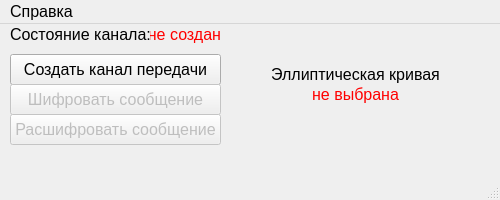
<?xml version="1.0" encoding="UTF-8"?>
<ui version="4.0">
 <class>MainWindow</class>
 <widget class="QMainWindow" name="MainWindow">
  <property name="enabled">
   <bool>true</bool>
  </property>
  <property name="geometry">
   <rect>
    <x>0</x>
    <y>0</y>
    <width>500</width>
    <height>200</height>
   </rect>
  </property>
  <property name="minimumSize">
   <size>
    <width>500</width>
    <height>200</height>
   </size>
  </property>
  <property name="maximumSize">
   <size>
    <width>500</width>
    <height>200</height>
   </size>
  </property>
  <property name="font">
   <font>
    <pointsize>12</pointsize>
   </font>
  </property>
  <property name="windowTitle">
   <string>Демонстрация ECC</string>
  </property>
  <property name="documentMode">
   <bool>false</bool>
  </property>
  <widget class="QWidget" name="centralwidget">
   <widget class="QPushButton" name="create_channel">
    <property name="geometry">
     <rect>
      <x>10</x>
      <y>30</y>
      <width>211</width>
      <height>31</height>
     </rect>
    </property>
    <property name="font">
     <font>
      <pointsize>12</pointsize>
     </font>
    </property>
    <property name="text">
     <string>Создать канал передачи</string>
    </property>
   </widget>
   <widget class="QPushButton" name="encrypt_message">
    <property name="enabled">
     <bool>false</bool>
    </property>
    <property name="geometry">
     <rect>
      <x>10</x>
      <y>60</y>
      <width>211</width>
      <height>31</height>
     </rect>
    </property>
    <property name="font">
     <font>
      <pointsize>12</pointsize>
     </font>
    </property>
    <property name="text">
     <string>Шифровать сообщение</string>
    </property>
   </widget>
   <widget class="QPushButton" name="decrypt_message">
    <property name="enabled">
     <bool>false</bool>
    </property>
    <property name="geometry">
     <rect>
      <x>10</x>
      <y>90</y>
      <width>211</width>
      <height>31</height>
     </rect>
    </property>
    <property name="font">
     <font>
      <pointsize>12</pointsize>
     </font>
    </property>
    <property name="text">
     <string>Расшифровать сообщение</string>
    </property>
   </widget>
   <widget class="QLabel" name="label">
    <property name="geometry">
     <rect>
      <x>10</x>
      <y>0</y>
      <width>141</width>
      <height>20</height>
     </rect>
    </property>
    <property name="font">
     <font>
      <pointsize>12</pointsize>
     </font>
    </property>
    <property name="text">
     <string>Состояние канала:</string>
    </property>
   </widget>
   <widget class="QLabel" name="is_created_label">
    <property name="geometry">
     <rect>
      <x>150</x>
      <y>0</y>
      <width>71</width>
      <height>20</height>
     </rect>
    </property>
    <property name="font">
     <font>
      <pointsize>12</pointsize>
     </font>
    </property>
    <property name="styleSheet">
     <string notr="true">color: red;</string>
    </property>
    <property name="text">
     <string>не создан</string>
    </property>
    <property name="alignment">
     <set>Qt::AlignmentFlag::AlignRight|Qt::AlignmentFlag::AlignTrailing|Qt::AlignmentFlag::AlignVCenter</set>
    </property>
   </widget>
   <widget class="QLabel" name="label_3">
    <property name="geometry">
     <rect>
      <x>250</x>
      <y>40</y>
      <width>211</width>
      <height>21</height>
     </rect>
    </property>
    <property name="font">
     <font>
      <pointsize>12</pointsize>
     </font>
    </property>
    <property name="text">
     <string>Эллиптическая кривая</string>
    </property>
    <property name="alignment">
     <set>Qt::AlignmentFlag::AlignCenter</set>
    </property>
   </widget>
   <widget class="QLabel" name="curve_name_label">
    <property name="geometry">
     <rect>
      <x>250</x>
      <y>60</y>
      <width>211</width>
      <height>21</height>
     </rect>
    </property>
    <property name="font">
     <font>
      <pointsize>12</pointsize>
     </font>
    </property>
    <property name="styleSheet">
     <string notr="true">color: red;</string>
    </property>
    <property name="text">
     <string>не выбрана</string>
    </property>
    <property name="alignment">
     <set>Qt::AlignmentFlag::AlignCenter</set>
    </property>
   </widget>
  </widget>
  <widget class="QMenuBar" name="menubar">
   <property name="geometry">
    <rect>
     <x>0</x>
     <y>0</y>
     <width>500</width>
     <height>33</height>
    </rect>
   </property>
   <widget class="QMenu" name="menu">
    <property name="title">
     <string>Справка</string>
    </property>
    <addaction name="about"/>
   </widget>
   <addaction name="menu"/>
  </widget>
  <widget class="QStatusBar" name="statusbar"/>
  <action name="about">
   <property name="text">
    <string>О программе</string>
   </property>
  </action>
 </widget>
 <resources/>
 <connections/>
</ui>
